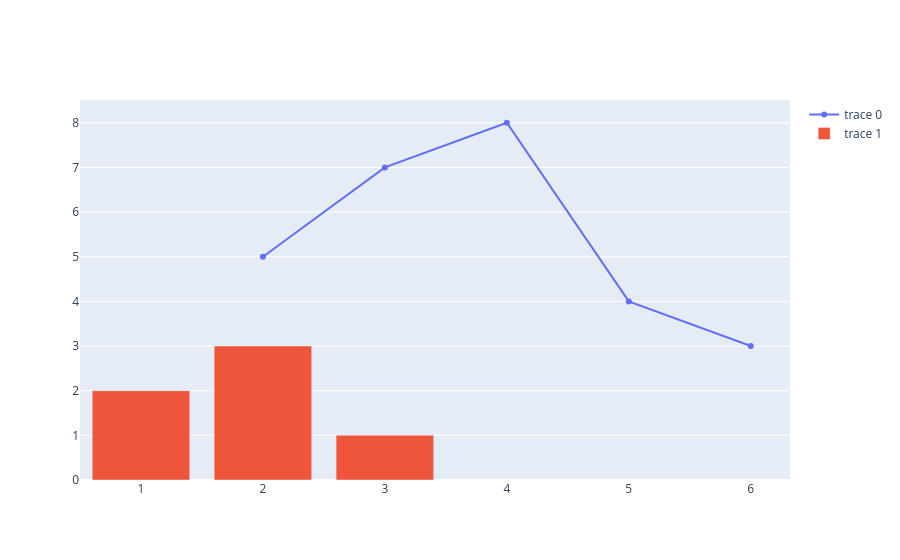

Notebook code cell kept with this figure:
### Markdown cell above
## 🧠 If i Want to add_trace() (Dynamic Way)

### Code cell
fig = go.Figure()
for trace in fig_dict['data']:
    fig.add_trace(trace)
fig.show()

### Figure 1 — Plotly figure (JSON) as saved in the notebook; plotly's stock layout.template omitted (floating-point values rounded to 4 significant figures)
{"data": [{"type": "scatter", "x": [2, 3, 4, 5, 6], "y": [5, 7, 8, 4, 3]}, {"type": "bar", "x": [1, 2, 3], "y": [2, 3, 1]}], "layout": {}}
